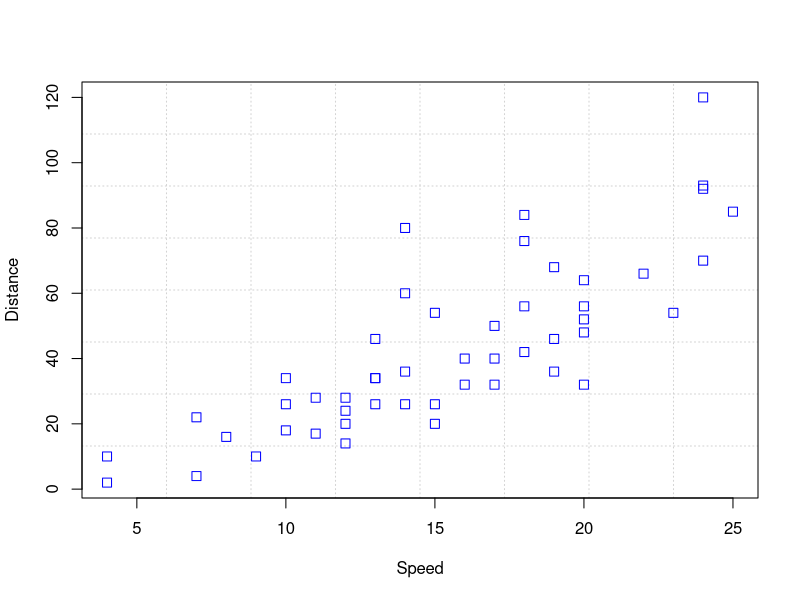
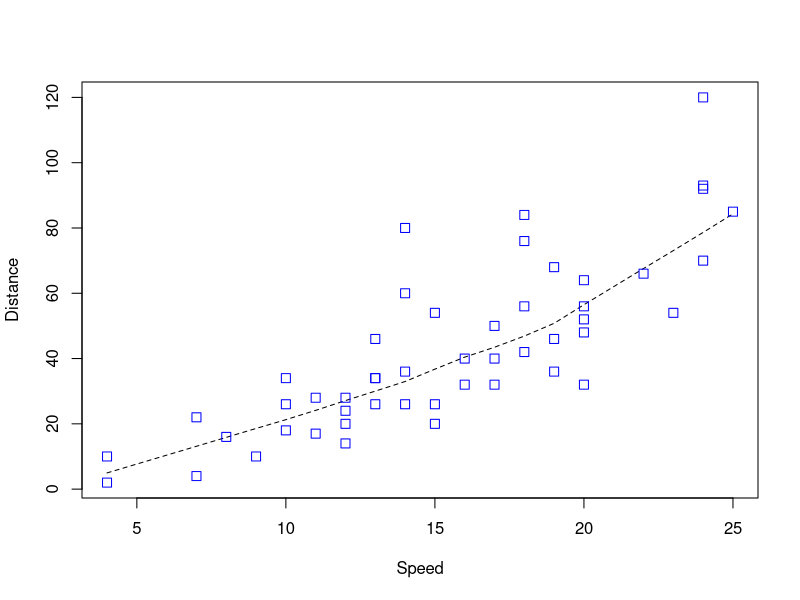
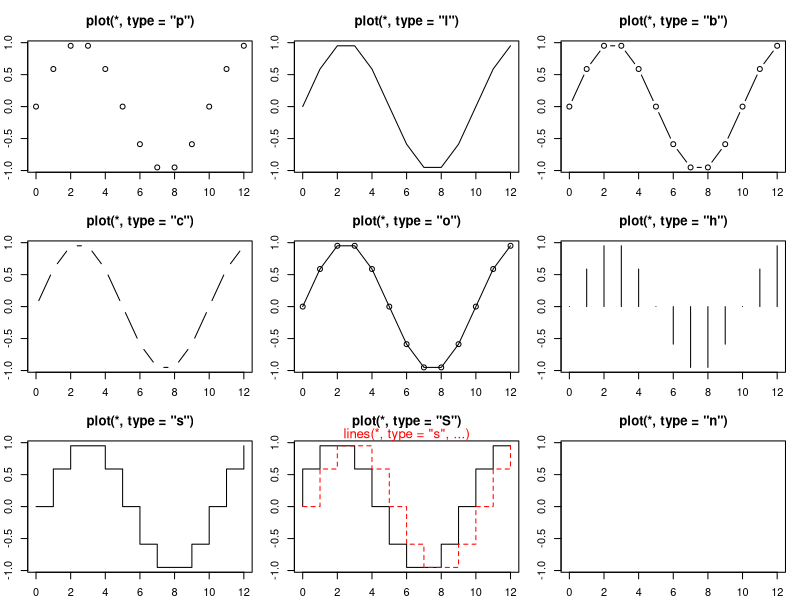
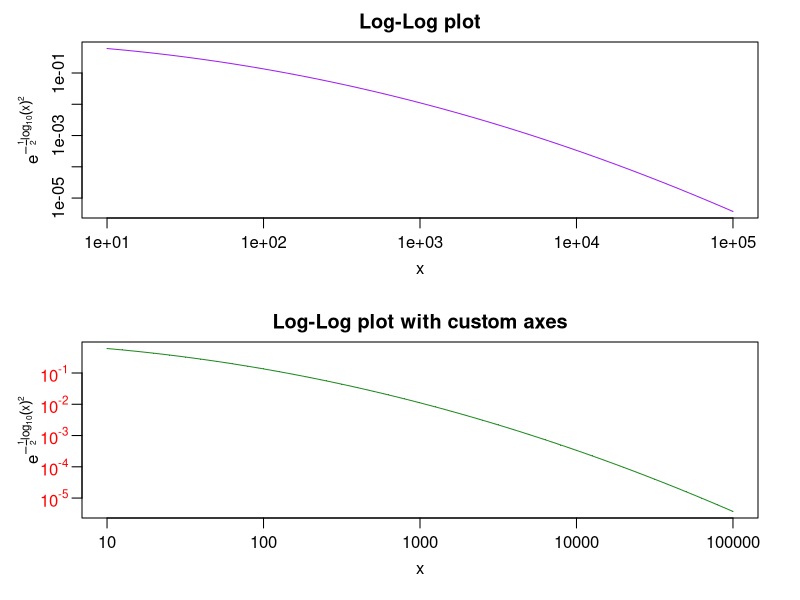
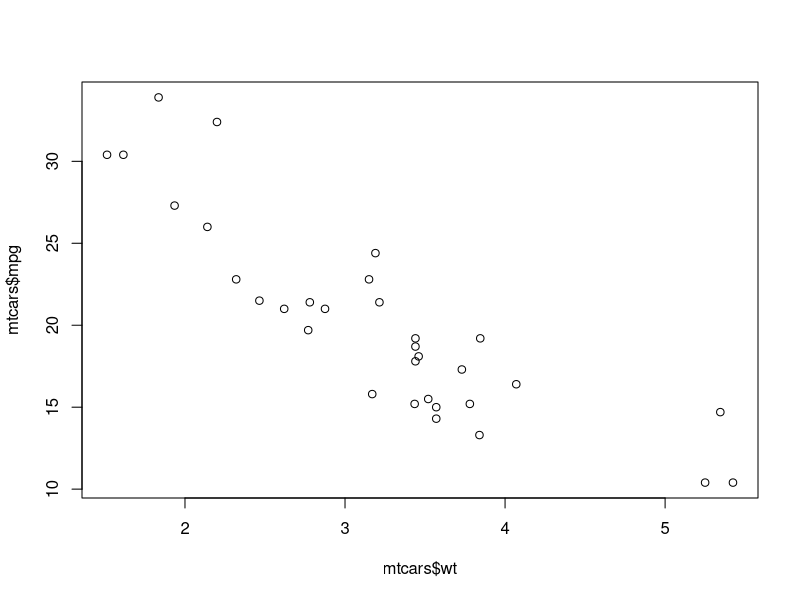
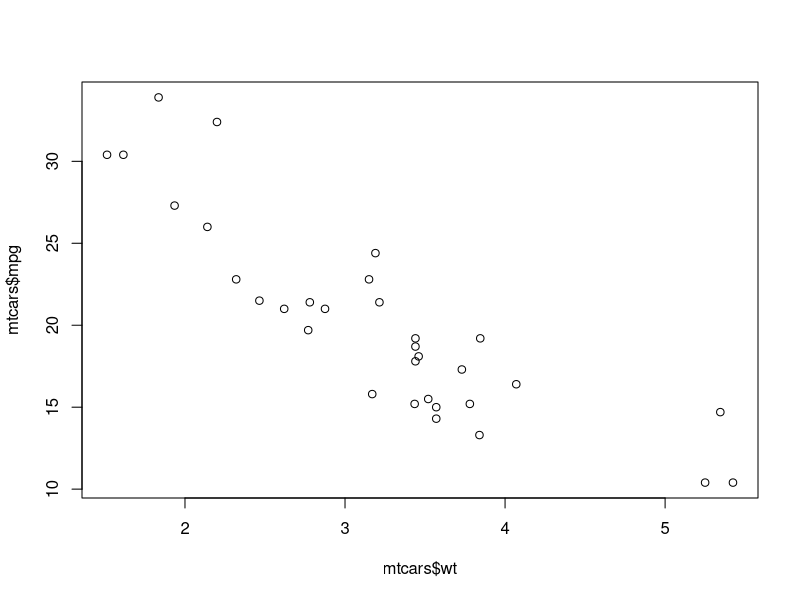
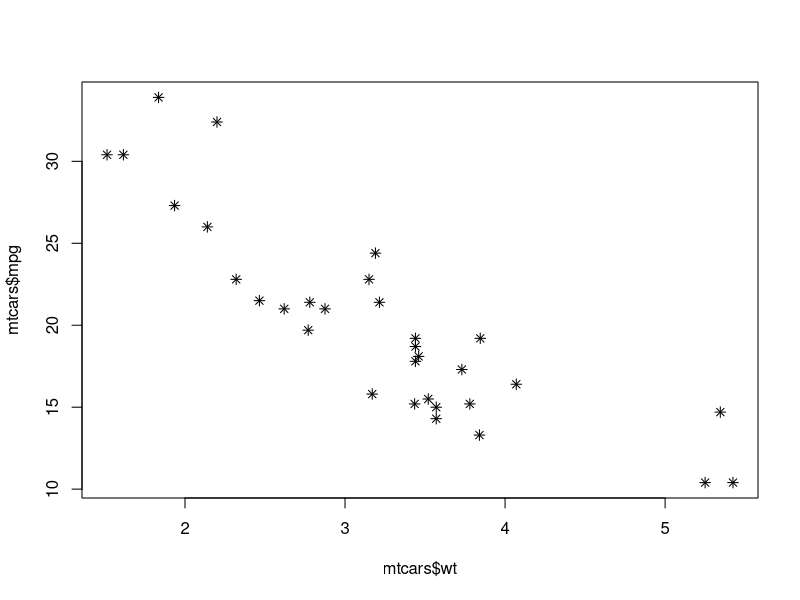
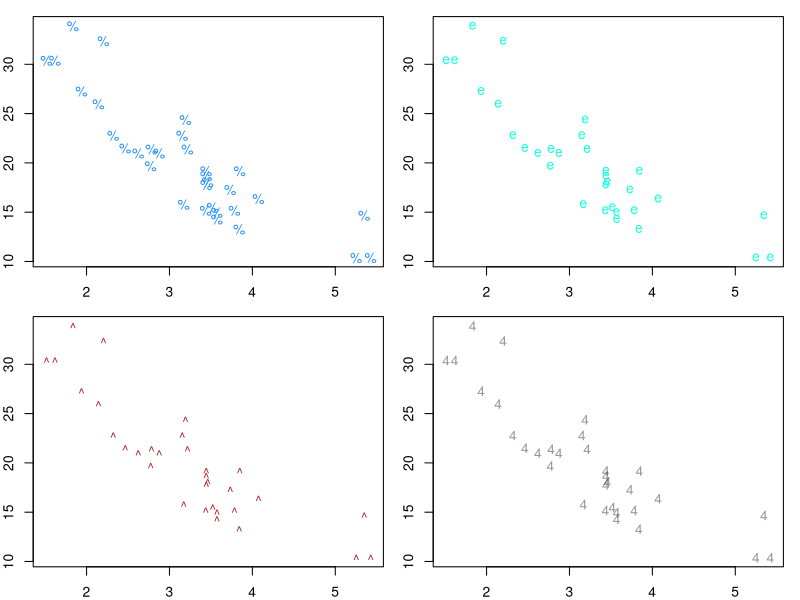

Here is the R script that generated these plots, in order: (Note: this script raises an error after producing the figures.)
###################################
###################################
########                   ########
########   Data Science 3  ########
########       Lab 4       ########
########  31st Oct. 2023   ########
########                   ########
###################################
###################################

## Welcome to lab #4. Today we will start with an introduction to base R plotting and ggplot2

########################
####    Factors     ####
########################

# Quick note before we start on plotting. One final type of variable we haven't looked at yet is factors
# Factors are used for categorical data. Instead of just allowing any value, like a character variable, factors only allow one of a fixed number of 'levels', with one level serving as a 'reference category'.
# To change the reference category, you can use
# relevel(x, ref=...)

# For now, just bear in mind that sometimes in certain statistical packages, character variables will need to be recoded as factors using factor(),
# and other times variables that shouldn't be factors get loaded as such and need to be changed back with as.character().

########################
####    Datasets    ####
########################

# R contains a number of inbuilt datasets
# To see a list of them, run
data()
# To load one into your environment, run for example
data(mtcars)

########################
####    Plotting    ####
########################

# Base R has a lot of good functions for plotting, and can be very powerful.

# run the following:
example("plot")
# to get a series of examples of things you can do with the plot() function

# Plot() is the most basic function, and with no arguments it creates a scatterplot.
# it can either take an x variable and a y variable as its 2 first arguments, or it can take a formula
plot(mtcars$wt, mtcars$mpg)
plot(mtcars$mpg ~ mtcars$wt)

# You can change the shape of the points in a scatterplot with the 'pch' argument
plot(mtcars$wt, mtcars$mpg, pch = 8)
# There are 25 preset values for the scatterplot points. To see them all run:

png(height = 450, width = 450, "C:/Users/user/desktop/plot.png")
plot(1:25, rep(1, 25), pch = 1:25)

# You can also put in any symbol you like in quote marks:
plot(mtcars$wt, mtcars$mpg, pch = "$")
plot(mtcars$wt, mtcars$mpg, pch = "✌")

# To change x axis and y axis labels, and add a title you can use
plot(mtcars$wt, mtcars$mpg, pch = 20, xlab = "Weight (1000 lbs)", ylab = "Fuel efficiency (mpg)", main = "Association between car weight and fuel efficiency")

# And to change the range of the plot, use
plot(mtcars$wt, mtcars$mpg, pch = 20, ylim = c(0, 40), xlim = c(0, 7))

# Instead of a scatterplot, you can change the type of the plot using 'type'
plot(dnorm(seq(-4, 4, 0.2)), pch = 20)
plot(dnorm(seq(-4, 4, 0.2)), type = "l")
plot(dnorm(seq(-4, 4, 0.2)), type = "h")
plot(dnorm(seq(-4, 4, 0.2)), type = "b")
plot(dnorm(seq(-4, 4, 0.2)), type = "s")
plot(dnorm(seq(-4, 4, 0.2)), type = "o")

# And the color using color
plot(dnorm(seq(-4, 4, 0.2)), type = "o", col = "red")

# For colors you can use preloaded R colors, which you can look up here:
# https://www.nceas.ucsb.edu/sites/default/files/2020-04/colorPaletteCheatsheet.pdf

# You can also use hex codes, such as:
plot(dnorm(seq(-4, 4, 0.2)), type = "o", col = "#6D1ACF")

# Pick your own color and find its hex code here:
# https://htmlcolorcodes.com/color-picker/

# For turning frequencies into histograms or density plots,
# use hist() and density()

# For barplots and boxplots, we use barplot() and boxplot()


# Axes can be removed from the original plot using xaxt='n' and yaxt = 'n'
# New axes can be added using the axis() function
# text(), segments(), arrows(), polygon(), legend(), add these respective elements to your plot.
# Experiment with them or run ?text, ?segments, etc. to find out more.

# Fonts can be changed using the arguments cex (for size), family (for font type), and font (for bold or italics)

# Lines can be added to plots using abline()
plot(mtcars$wt, mtcars$mpg,
    pch = 20, ylim = c(0, 40), xlim = c(0, 7),
    abline(v = 0, h = 0, lm(mpg ~ wt, data = mtcars))
)

# Other plots can be made using barplot(),


#######################
####    Devices    ####
#######################

# When you create a plot, it gets stored to a graph device. This gets opened automatically when you plot, and in Rstudio is displayed on one of the panes.
# You can also open a graphics device manually using quartz() on Mac and Linux and windows() on Windows

# The par() function sets the graphical parameters for the device.
# You can use it to set the margins of the graph (in inches) using mar
par(mar = c(5, 5, 5, 5))
plot(mtcars$wt, mtcars$mpg)

# These parameters will remain attached to the graphical device until you turn them off, with:
dev.off()

# par() can be used to generate multiple plots in the same device with the argument mfrow
# mfrow takes a vector of 2 numbers, first the number of rows then the number of columns of the plot grid

par(mfrow = c(2, 2), mar = c(2, 2, 1, 1))
plot(mtcars$wt, mtcars$mpg, pch = "%", col = "dodgerblue")
plot(mtcars$wt, mtcars$mpg, pch = "e", col = "#13fee0")
plot(mtcars$wt, mtcars$mpg, pch = "^", col = "firebrick")
plot(mtcars$wt, mtcars$mpg, pch = "4", col = adjustcolor("black", alpha.f = 0.4))
dev.off()

#############################
####    Saving graphs    ####
#############################

# You can save graphs directly from your device (in RStudio, you would click on the 'export' button)
# However, this can be annoying if you have to go through the process every time you make a small adjustment to your graph
# Also, there is no guarantee of conistency if you save your graphs manually
# Generally, it is better to save your plots using code
# To do this, you must open a graphical device directly in a file
# There are multiple functions for this, see a list here: https://stat.ethz.ch/R-manual/R-devel/library/grDevices/html/Devices.html

# Example: to save a graph as a .png
# First open your png device, provide the dimensions, and name the file:
png(
    file = "my.example.graph.png",
    width = 600, height = 450
)

# then put all of the code for your graph
plot(mtcars$wt, mtcars$mpg)

# When you are done, close the device with
dev.off()




#########################
####    EXERCISES    ####
#########################



example <- c("a", "b", "c")
ex_factor <- as.factor(example)
c(ex_factor, "d")
c(ex_factor, as.factor("d"))
c(ex_factor, as.factor("a"))

2 * pnorm(1.5, lower.tail = F)


qnorm()
